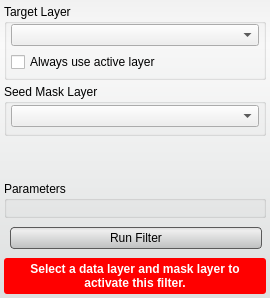
<?xml version="1.0" encoding="UTF-8"?>
<ui version="4.0">
 <class>ThresholdSegmentationLSFilterInterface</class>
 <widget class="QWidget" name="ThresholdSegmentationLSFilterInterface">
  <property name="geometry">
   <rect>
    <x>0</x>
    <y>0</y>
    <width>270</width>
    <height>298</height>
   </rect>
  </property>
  <property name="windowTitle">
   <string>Threshold Segmentation Level Set Filter</string>
  </property>
  <property name="styleSheet">
   <string notr="true">QWidget#ThresholdSegmentationLSFilterInterface{
	border-radius: 3px;
	background-color: qlineargradient(spread:pad, x1:0.5, y1:0, x2:0.5, y2:0.960227, stop:0 rgba(241, 241, 241, 255), stop:0.155779 rgba(250, 250, 250, 255), stop:1 rgba(222, 224, 224, 255));       
}

QPushButton{
	background-color: qlineargradient(spread:pad, x1:0.5, y1:0, x2:0.5, y2:0.960227, stop:0 rgba(221, 221, 221, 255), stop:0.155779 rgba(238, 238, 238, 255), stop:1 rgba(192, 194, 194, 255));
	border-radius: 4px;
	border: 1px solid rgb(90, 90, 90);
	margin:4px;
}

QPushButton:hover{
	background-color: qlineargradient(spread:pad, x1:0.5, y1:0, x2:0.5, y2:1, stop:0 rgba(195, 195, 195, 255), stop:0.253769 rgba(206, 206, 206, 255), stop:1 rgba(185, 185, 185, 255));
	border-radius: 4px;
	border: 1px solid rgb(90, 90, 90);
	margin:4px;
}

QPushButton:pressed{
	background-color: qlineargradient(spread:pad, x1:0.5, y1:0, x2:0.5, y2:1, stop:0 rgba(150, 150, 150, 255), stop:0.753769 rgba(206, 206, 206, 255), stop:1 rgba(185, 185, 185, 255));
	border-radius: 4px;
	border: 1px solid rgb(90, 90, 90);
	margin:4px;
}</string>
  </property>
  <layout class="QVBoxLayout" name="verticalLayout">
   <property name="spacing">
    <number>4</number>
   </property>
   <property name="margin">
    <number>4</number>
   </property>
   <item>
    <widget class="QGroupBox" name="target_groupbox_">
     <property name="minimumSize">
      <size>
       <width>0</width>
       <height>76</height>
      </size>
     </property>
     <property name="maximumSize">
      <size>
       <width>16777215</width>
       <height>76</height>
      </size>
     </property>
     <property name="title">
      <string>Target Layer</string>
     </property>
     <layout class="QVBoxLayout" name="verticalLayout_8">
      <property name="spacing">
       <number>6</number>
      </property>
      <property name="leftMargin">
       <number>4</number>
      </property>
      <property name="topMargin">
       <number>0</number>
      </property>
      <property name="rightMargin">
       <number>4</number>
      </property>
      <property name="bottomMargin">
       <number>4</number>
      </property>
      <item>
       <widget class="QtUtils::QtDropableComboBox" name="target_layer_">
        <property name="sizePolicy">
         <sizepolicy hsizetype="Ignored" vsizetype="Fixed">
          <horstretch>0</horstretch>
          <verstretch>0</verstretch>
         </sizepolicy>
        </property>
       </widget>
      </item>
      <item>
       <widget class="QWidget" name="widget_5" native="true">
        <property name="minimumSize">
         <size>
          <width>0</width>
          <height>20</height>
         </size>
        </property>
        <layout class="QHBoxLayout" name="horizontalLayout_5">
         <property name="spacing">
          <number>0</number>
         </property>
         <property name="margin">
          <number>0</number>
         </property>
         <item>
          <widget class="QCheckBox" name="use_active_layer_">
           <property name="text">
            <string>Always use active layer</string>
           </property>
          </widget>
         </item>
        </layout>
       </widget>
      </item>
     </layout>
    </widget>
   </item>
   <item>
    <widget class="QGroupBox" name="groupBox_2">
     <property name="minimumSize">
      <size>
       <width>0</width>
       <height>52</height>
      </size>
     </property>
     <property name="maximumSize">
      <size>
       <width>16777215</width>
       <height>52</height>
      </size>
     </property>
     <property name="title">
      <string>Seed Mask Layer</string>
     </property>
     <layout class="QHBoxLayout" name="horizontalLayout_3">
      <property name="spacing">
       <number>0</number>
      </property>
      <property name="leftMargin">
       <number>4</number>
      </property>
      <property name="topMargin">
       <number>0</number>
      </property>
      <property name="rightMargin">
       <number>4</number>
      </property>
      <property name="bottomMargin">
       <number>4</number>
      </property>
      <item>
       <widget class="QtUtils::QtDropableComboBox" name="mask_layer_">
        <property name="sizePolicy">
         <sizepolicy hsizetype="Ignored" vsizetype="Fixed">
          <horstretch>0</horstretch>
          <verstretch>0</verstretch>
         </sizepolicy>
        </property>
       </widget>
      </item>
     </layout>
    </widget>
   </item>
   <item>
    <widget class="QtUtils::QtLogSliderIntCombo" name="iterations_" native="true"/>
   </item>
   <item>
    <widget class="QGroupBox" name="weightsGroupBox">
     <property name="sizePolicy">
      <sizepolicy hsizetype="Preferred" vsizetype="Fixed">
       <horstretch>0</horstretch>
       <verstretch>0</verstretch>
      </sizepolicy>
     </property>
     <property name="title">
      <string>Parameters</string>
     </property>
     <property name="flat">
      <bool>false</bool>
     </property>
     <layout class="QVBoxLayout" name="verticalLayout_7">
      <property name="spacing">
       <number>4</number>
      </property>
      <property name="leftMargin">
       <number>2</number>
      </property>
      <property name="topMargin">
       <number>0</number>
      </property>
      <property name="rightMargin">
       <number>2</number>
      </property>
      <property name="bottomMargin">
       <number>2</number>
      </property>
      <item>
       <widget class="QtUtils::QtSliderDoubleCombo" name="threshold_range_" native="true"/>
      </item>
      <item>
       <widget class="QtUtils::QtSliderDoubleCombo" name="curvature_" native="true"/>
      </item>
      <item>
       <widget class="QtUtils::QtSliderDoubleCombo" name="propagation_" native="true"/>
      </item>
      <item>
       <widget class="QtUtils::QtSliderDoubleCombo" name="edge_" native="true"/>
      </item>
     </layout>
    </widget>
   </item>
   <item>
    <widget class="QWidget" name="replaceRunWidget" native="true">
     <property name="minimumSize">
      <size>
       <width>0</width>
       <height>32</height>
      </size>
     </property>
     <property name="maximumSize">
      <size>
       <width>16777215</width>
       <height>32</height>
      </size>
     </property>
     <layout class="QHBoxLayout" name="horizontalLayout" stretch="0">
      <property name="spacing">
       <number>0</number>
      </property>
      <property name="leftMargin">
       <number>2</number>
      </property>
      <property name="topMargin">
       <number>0</number>
      </property>
      <property name="rightMargin">
       <number>0</number>
      </property>
      <property name="bottomMargin">
       <number>0</number>
      </property>
      <item>
       <widget class="QPushButton" name="runFilterButton">
        <property name="minimumSize">
         <size>
          <width>0</width>
          <height>30</height>
         </size>
        </property>
        <property name="text">
         <string>Run Filter</string>
        </property>
       </widget>
      </item>
     </layout>
    </widget>
   </item>
   <item>
    <widget class="QWidget" name="message_alert_" native="true">
     <property name="minimumSize">
      <size>
       <width>0</width>
       <height>32</height>
      </size>
     </property>
     <property name="styleSheet">
      <string notr="true">QLabel#message_{
	color: white;
	font: bold;
}

QWidget#message_alert_{
	border-radius: 3px;
	background-color: red;
}</string>
     </property>
     <layout class="QHBoxLayout" name="horizontalLayout_6">
      <property name="spacing">
       <number>0</number>
      </property>
      <property name="margin">
       <number>4</number>
      </property>
      <item>
       <widget class="QLabel" name="message_">
        <property name="text">
         <string>Select a data layer and mask layer to activate this filter.</string>
        </property>
        <property name="alignment">
         <set>Qt::AlignCenter</set>
        </property>
        <property name="wordWrap">
         <bool>true</bool>
        </property>
       </widget>
      </item>
     </layout>
    </widget>
   </item>
  </layout>
 </widget>
 <customwidgets>
  <customwidget>
   <class>QtUtils::QtSliderDoubleCombo</class>
   <extends>QWidget</extends>
   <header location="global">QtUtils/Widgets/QtSliderDoubleCombo.h</header>
   <container>1</container>
  </customwidget>
  <customwidget>
   <class>QtUtils::QtDropableComboBox</class>
   <extends>QComboBox</extends>
   <header location="global">QtUtils/Widgets/QtDropableComboBox.h</header>
  </customwidget>
  <customwidget>
   <class>QtUtils::QtLogSliderIntCombo</class>
   <extends>QWidget</extends>
   <header location="global">QtUtils/Widgets/QtLogSliderIntCombo.h</header>
   <container>1</container>
  </customwidget>
 </customwidgets>
 <resources/>
 <connections/>
</ui>
